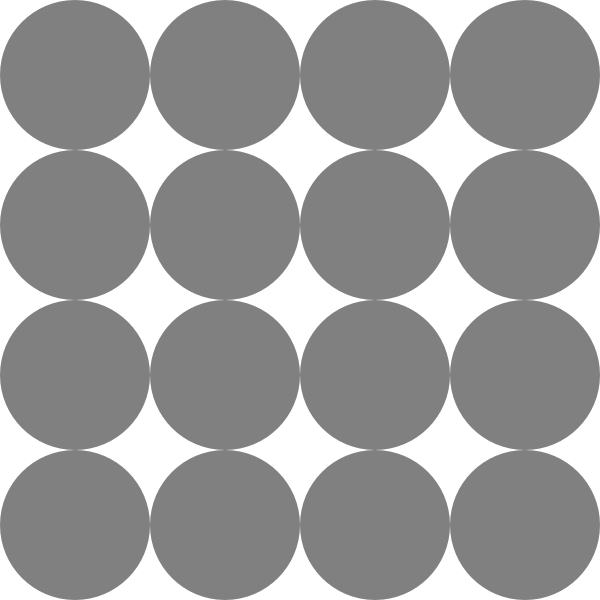
Frame 1 (no input)
Frame 60 (the mouse pressed at the canvas centre just before this capture): identical to frame 1, image omitted
Frame 120 (the mouse held since frame 60 and released just before this capture): identical to frame 1, image omitted

The Processing sketch that drew this single still picture (run headless with seeded random() and noise(); from frame 60 on, the mouse is pressed at the canvas centre):

// Processing sketch: concentration3
// ── concentration3.pde
color[] colors={color(255,0,0),color(0,255,0),
        color(0,0,255),color(255,255,0),
        color(255,0,255),color(0,255,255),
        color(0),color(128,0,0),color(128)};
int[] tiles = new int[16];
int[] status = new int[16];
void setup() {
  size(600,600);
  noStroke();
  int num = 0;
  for (int i=0; i<16; i+=2) {
    tiles[i] = num;
    tiles[i+1] = num;
    num += 1;
  }
  for (int i=0; i<16; i++) {
    int n = int(random(i+1));
    int temp = tiles[i];
    tiles[i] = tiles[n];
    tiles[n] = temp;
  }
}

void draw() {
  background(255);
  for (int i=0; i<16; i++) {
    if (status[i] == 0)
      fill(colors[8]);
    else
      fill(colors[tiles[i]]);
    ellipse(i%4*150+75,i/4*150+75,150,150);
  }
}

void mousePressed() {
  for (int i=0; i<16; i++) {
    float dst=dist(mouseX,mouseY,
              i%4*150+75,i/4*150+75);
    if (dst<=75) {
      status[i]=1;
      break;
    }
  }
}
